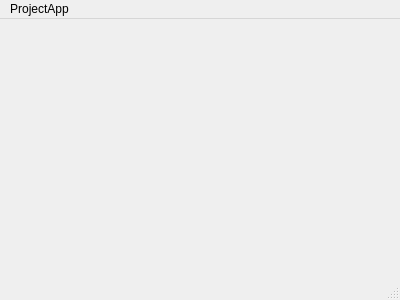
<?xml version="1.0" encoding="UTF-8"?>
<ui version="4.0">
 <class>MainWindow</class>
 <widget class="QMainWindow" name="MainWindow">
  <property name="geometry">
   <rect>
    <x>0</x>
    <y>0</y>
    <width>400</width>
    <height>300</height>
   </rect>
  </property>
  <property name="windowTitle">
   <string>MainWindow</string>
  </property>
  <widget class="QWidget" name="centralWidget"/>
  <widget class="QMenuBar" name="menuBar">
   <property name="geometry">
    <rect>
     <x>0</x>
     <y>0</y>
     <width>400</width>
     <height>20</height>
    </rect>
   </property>
   <widget class="QMenu" name="menuProjectApp">
    <property name="title">
     <string>ProjectApp</string>
    </property>
    <addaction name="separator"/>
    <addaction name="actionRefresh"/>
    <addaction name="actionExit"/>
   </widget>
   <addaction name="menuProjectApp"/>
  </widget>
  <widget class="QStatusBar" name="statusBar"/>
  <action name="actionExit">
   <property name="text">
    <string>Exit</string>
   </property>
  </action>
  <action name="actionRefresh">
   <property name="text">
    <string>Refresh</string>
   </property>
  </action>
 </widget>
 <layoutdefault spacing="6" margin="11"/>
 <resources/>
 <connections/>
</ui>
